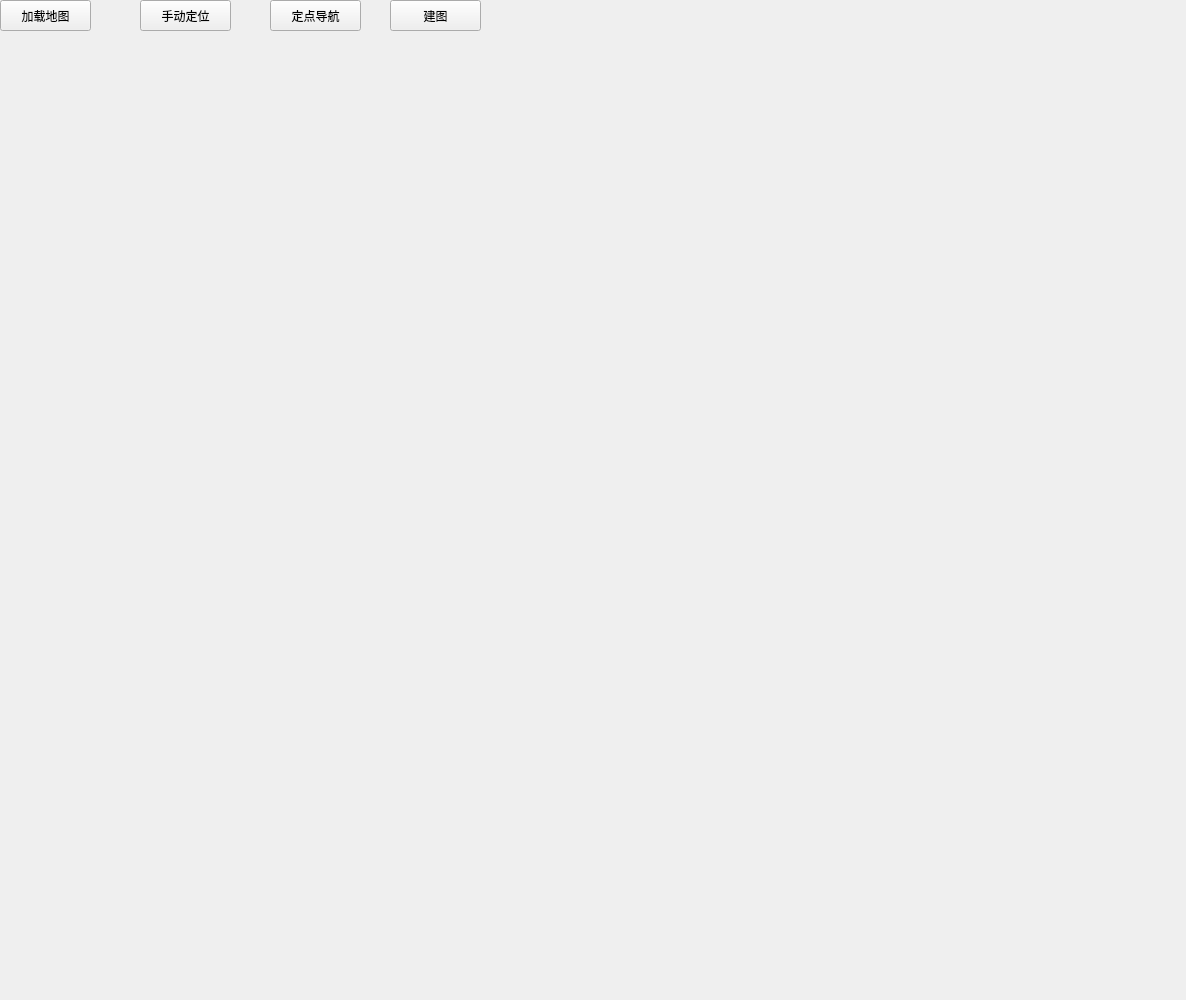
<?xml version="1.0" encoding="UTF-8"?>
<ui version="4.0">
 <class>Widget</class>
 <widget class="QWidget" name="Widget">
  <property name="geometry">
   <rect>
    <x>0</x>
    <y>0</y>
    <width>1186</width>
    <height>1000</height>
   </rect>
  </property>
  <property name="windowTitle">
   <string>Navigation_APP</string>
  </property>
  <widget class="QPushButton" name="button_manual_locate">
   <property name="geometry">
    <rect>
     <x>140</x>
     <y>0</y>
     <width>91</width>
     <height>31</height>
    </rect>
   </property>
   <property name="text">
    <string>手动定位</string>
   </property>
  </widget>
  <widget class="QPushButton" name="button_mapping">
   <property name="geometry">
    <rect>
     <x>0</x>
     <y>0</y>
     <width>91</width>
     <height>31</height>
    </rect>
   </property>
   <property name="text">
    <string>加载地图</string>
   </property>
  </widget>
  <widget class="QPushButton" name="button_navigation">
   <property name="geometry">
    <rect>
     <x>270</x>
     <y>0</y>
     <width>91</width>
     <height>31</height>
    </rect>
   </property>
   <property name="text">
    <string>定点导航</string>
   </property>
  </widget>
  <widget class="QLabel" name="label_mouse">
   <property name="geometry">
    <rect>
     <x>510</x>
     <y>10</y>
     <width>221</width>
     <height>16</height>
    </rect>
   </property>
   <property name="text">
    <string/>
   </property>
  </widget>
  <widget class="QPushButton" name="button_create_map">
   <property name="geometry">
    <rect>
     <x>390</x>
     <y>0</y>
     <width>91</width>
     <height>31</height>
    </rect>
   </property>
   <property name="text">
    <string>建图</string>
   </property>
  </widget>
 </widget>
 <layoutdefault spacing="6" margin="11"/>
 <resources/>
 <connections/>
</ui>
